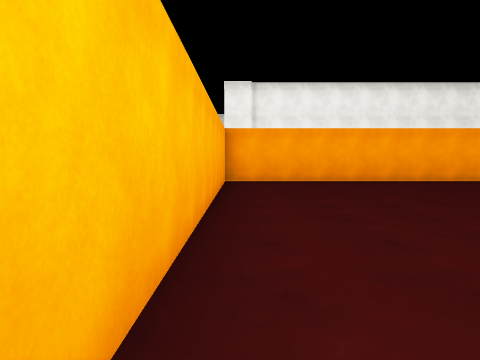
View 1 (above)

24 first-person views from a walk through a scene from a Unity 3-D project. The camera is 1.4 m above the floor, tilts 4° down and sees 75° across. The floor is counted in squares, 2 m on a side. Each view is taken from the middle of a square. On the plan, view 1 faces up. The plan holds only what a view shows up to about 10 squares ahead; the rest is blank. The place goes on beyond the plan. The player is left out. Surface patterns are stand-ins for the level's own textures.

View 2
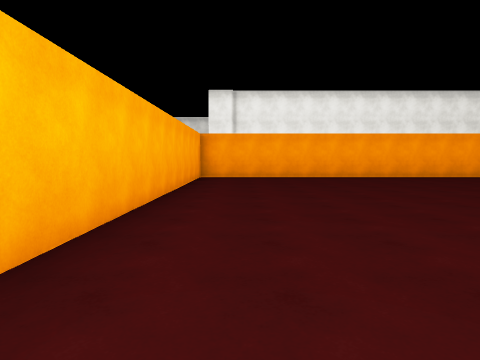

View 3
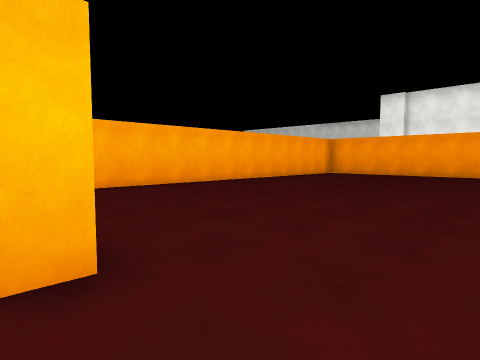

View 4
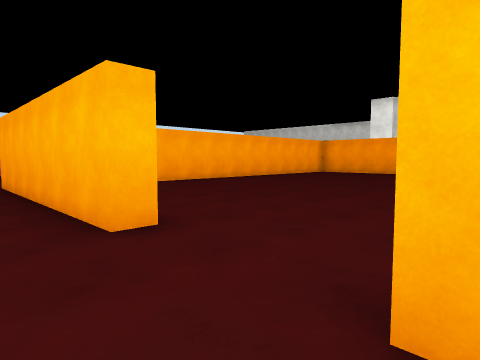

View 5
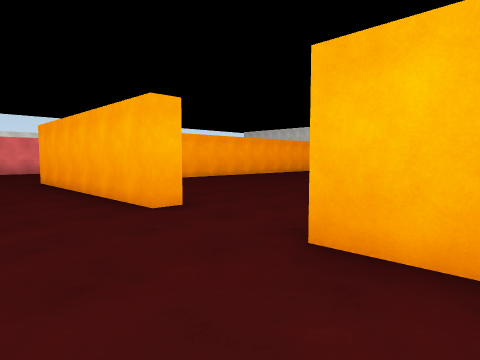

View 6
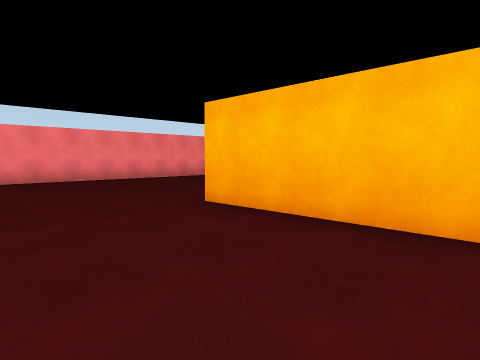

View 7
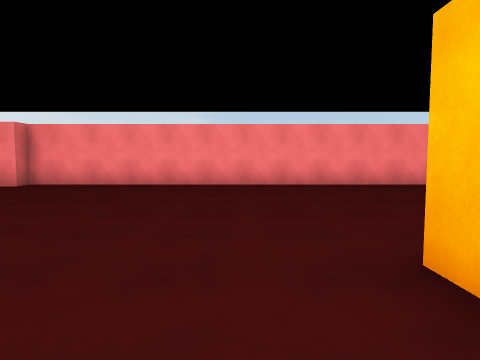

View 8
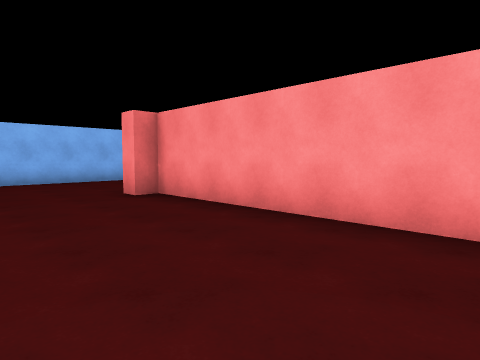

View 9
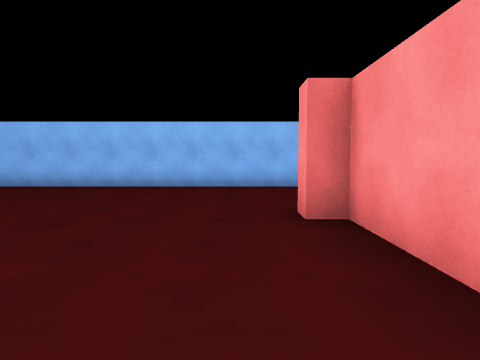

View 10
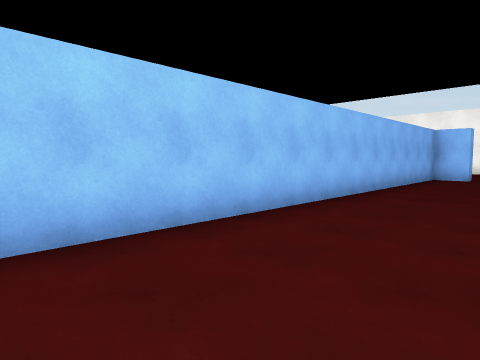

View 11
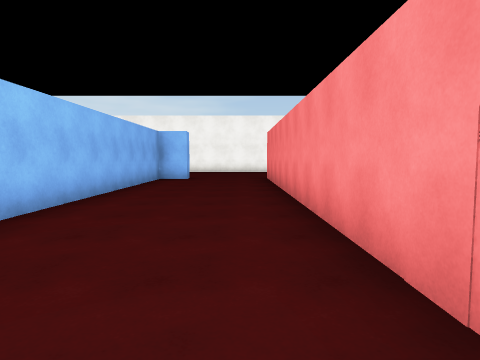

View 12
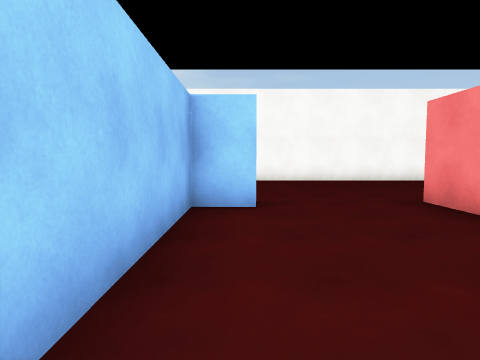

View 13
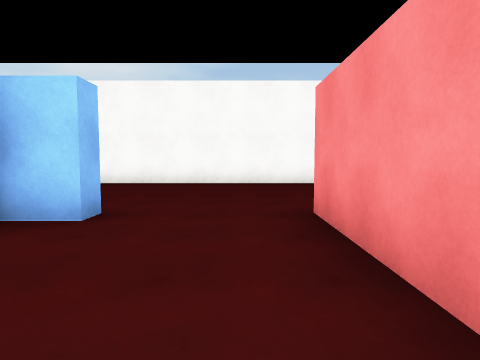

View 14
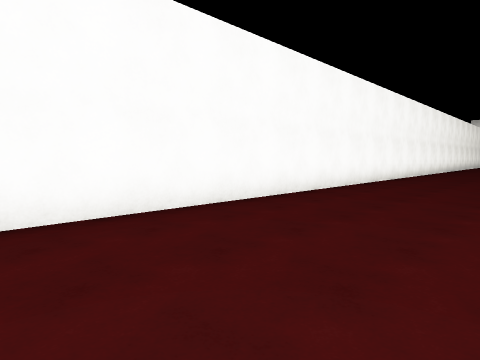

View 15
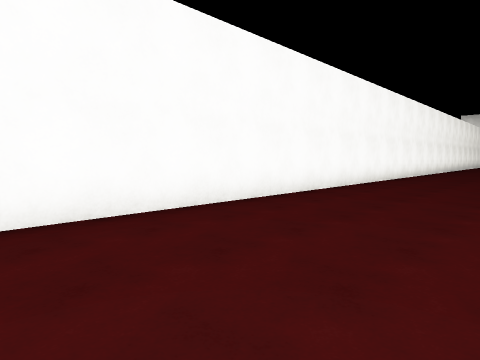

View 16
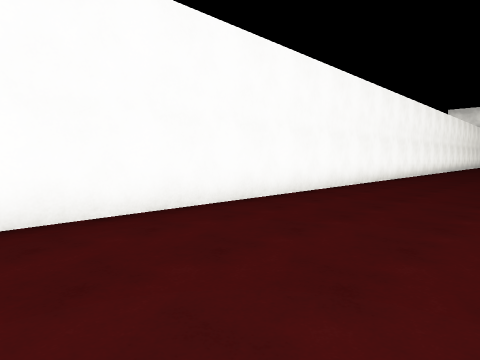

View 17
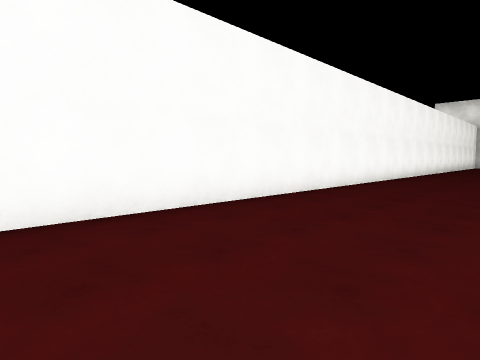

View 18
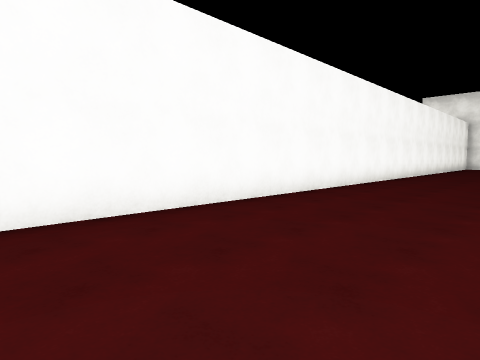

View 19
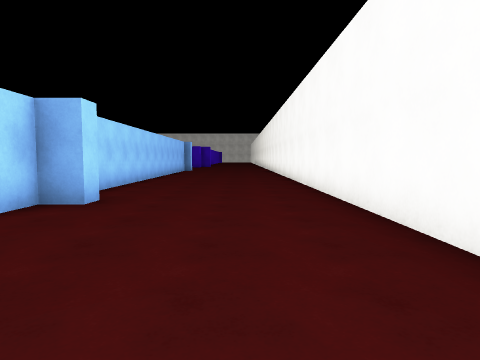

View 20
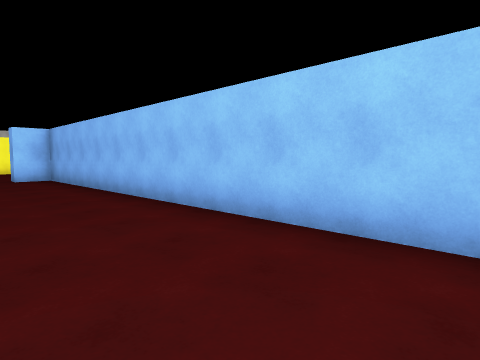

View 21
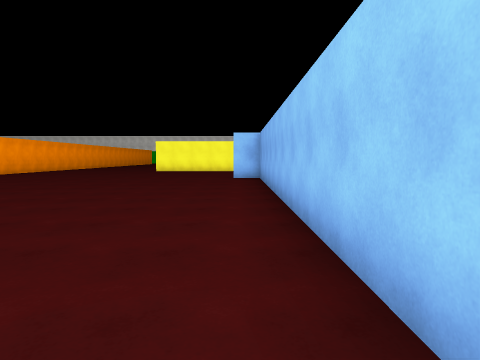

View 22
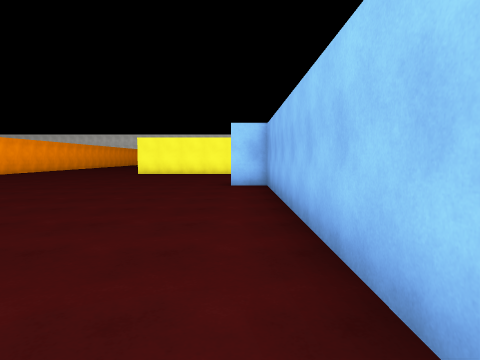

View 23
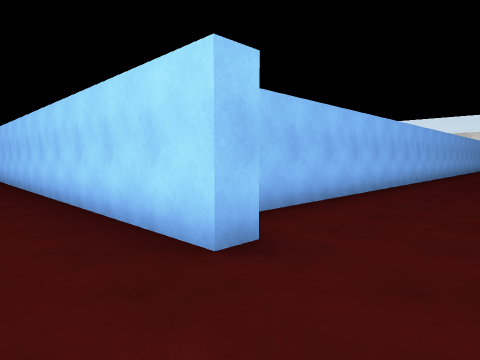

View 24
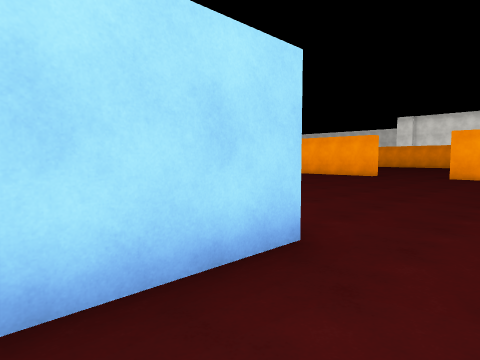

### Floor plan
Points are (right, up) in squares from view 1. A wall is a line through its corners. A room is listed if a view was taken in it or the views show most of it. See-through windows are left out.
Room 1 (views 1, 2)
walls: (7.2, 9.4) (-0.5, 9.4); (-0.4, 9) (-0.4, -1.4)
ways out: opening at (6.5, -3) to room 2
Room 2 (views 3, 4, 5, 6, 7, 8, 9, 10, 11, 12, 13, 14, 15, 16, 17, 18, 19, 20, 21, 22, 23, 24)
walls: (-7.3, 0) (-7.3, -10.5); (5.1, -3.2) (5.1, -3.8) (-1.1, -3.8); (-6.8, -10.5) (-6.8, -11.1); (-7.1, -11) (-17, -11); (8.8, -3.8) (7.5, -3.8); (-21.7, 15.5) (-21.7, -20); (-17.7, -15.2) (-17.7, -14.7) (-17, -14.7) (-17, -13.8) (-16.5, -13.8) (-16.5, -14.7) (8, -14.7) (8, -13.8) (8.5, -13.8) (8.5, -20.5); (-17, -20) (-17, -16.6)
ways out: opening at (6.5, -3) to room 1

Where each view was taken, in squares from view 1:
view 1: 0 up, 0 right, facing up
view 2: 2 down, 1 right, facing up
view 3: 4 down, 7 right, facing up-left
view 4: 5 down, 8 right, facing up-left
view 5: 6 down, 9 right, facing up-left
view 6: 7 down, 3 right, facing up-left
view 7: 5 down, 1 right, facing left
view 8: 5 down, 4 left, facing down-left
view 9: 7 down, 6 left, facing down
view 10: 12 down, 5 left, facing down-left
view 11: 12 down, 6 left, facing left
view 12: 14 down, 12 left, facing left
view 13: 12 down, 13 left, facing left
view 14: 12 down, 18 left, facing up-left
view 15: 7 down, 18 left, facing up-left
view 16: 2 down, 18 left, facing up-left
view 17: 2 up, 18 left, facing up-left
view 18: 5 up, 18 left, facing up-left
view 19: 10 down, 20 left, facing down
view 20: 12 down, 3 left, facing down-right
view 21: 14 down, 3 left, facing right
view 22: 14 down, 0 right, facing right
view 23: 12 down, 10 right, facing down-left
view 24: 16 down, 10 right, facing up-left
